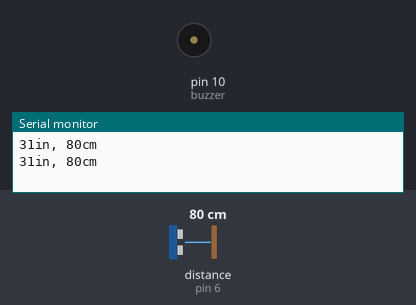
The sketch below on a simulated Arduino Uno, built with avr-gcc and run on an emulated ATmega328P. Shown: buzzer (waves = sounding), the last lines printed to the serial monitor. Wiring (inferred from the names in the program): ultrasonic range finder: trigger pin 7; echo pin 6. The inputs (shaded band) are chosen by the test bench; at power-on: distance to the obstacle (sensor on pin 6) 80 cm. The echo pulse lasts 58.3 µs per cm.

Above: at 1.4 s.
1.5 s: distance to the obstacle (sensor on pin 6) set to 28 cm
3.0 s: distance to the obstacle (sensor on pin 6) set to 22 cm
At 3.4 s:
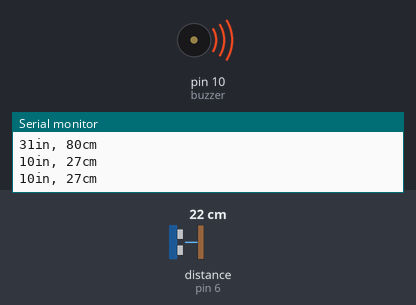
6.2 s: distance to the obstacle (sensor on pin 6) set to 35 cm
At 6.9 s:
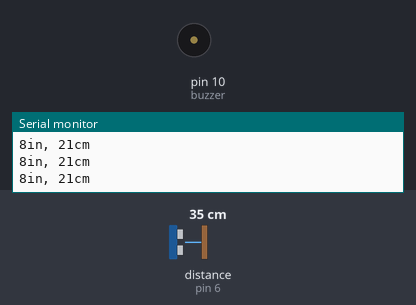
Timing chart, 0 to 9.2 s (numbered marks = the images above; inputs shaded):
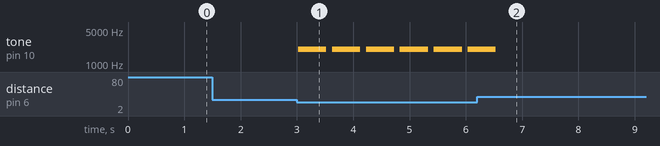

Measured:
- the behaviour switches between 26 and 25 cm on distance to the obstacle (sensor on pin 6) (found by bisection; images 0 and 1)
- after the input at 3.0 s, tone on pin 10 (buzzer): alternates 2000 Hz for 0.50 s and silent for 0.10 s, starting at once
- after the input at 6.2 s, tone on pin 10 (buzzer): goes on until 6.5 s, then stays silent

The sketch:

Distance_measurement_by_ultrasonic_sensor.ino
```cpp
const int pingpin=7;
const int echopin=6;
int buzzer = 10;


void setup() {
  Serial.begin(9600);
  pinMode(pingpin,OUTPUT);
  pinMode(echopin,INPUT);
  pinMode(buzzer,OUTPUT);
  // put your setup code here, to run once:

}

void loop() {
  long duration,inches,cm;
  digitalWrite(pingpin,LOW);
  delayMicroseconds(2);
  digitalWrite(pingpin,HIGH);
  delayMicroseconds(10);
  digitalWrite(pingpin,LOW);
  duration = pulseIn(echopin,HIGH);
  inches = microsecondsToInches(duration);
  cm = microsecondsToCentimeters(duration);
  if (inches<10){
    tone(buzzer, 2000, 500);
    //digitalWrite(buzzer,HIGH);
    delay(500);
  }
  else{
    digitalWrite(buzzer,LOW);
    delay(500);
  }
  Serial.print(inches);
  Serial.print("in, ");
  Serial.print(cm);
  Serial.print("cm");
  Serial.println();
  delay(100);


  // put your main code here, to run repeatedly:

}

long microsecondsToInches(long microseconds){
  return microseconds/74/2;
}
long microsecondsToCentimeters(long microseconds){
  return microseconds/29/2;
}
```
